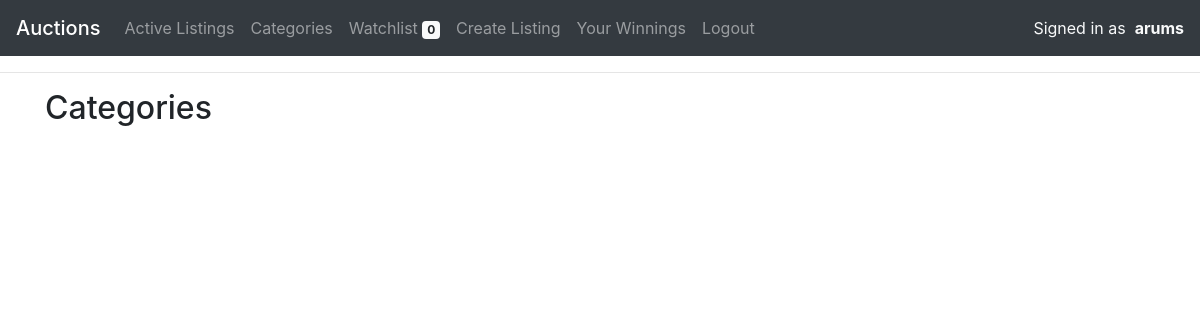
The app's page /categories/ (signed in), older data.
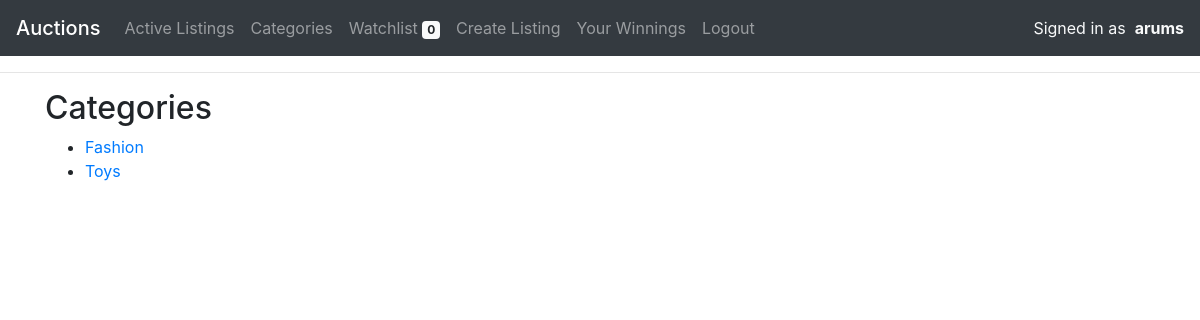
The same page, newer data.
### auctions/models.py (models this page shows)
class Listing(models.Model):
    owner = models.CharField(max_length=64)
    title = models.CharField(max_length=64)
    description = models.TextField()
    price = models.IntegerField()
    category = models.CharField(max_length=64)
    link = models.CharField(max_length=64,default=None,blank=True,null=True)
    time = models.CharField(max_length=64)

### auctions/views.py (the view)
# urls.py: path("categories/", views.categories, name="categories"),
def categories(request):
    items=Listing.objects.raw("SELECT * FROM auctions_listing GROUP BY category")
    try:
        w = Watchlist.objects.filter(user=request.user.username)
        wcount=len(w)
    except:
        wcount=None
    return render(request,"auctions/categorypage.html",{
        "items": items,
        "wcount":wcount
    })

### auctions/templates/auctions/categorypage.html
{% extends "auctions/layout.html" %}
{% block body %}
<div class="container">
    <h2>Categories</h2>
</div>
<div class="container">
    <ul>
        {% for i in items %}
        <li>
            <a href="{% url 'auctions:category' category=i.category %}">{{i.category}}</a>
            </li>
        {% endfor %}
    </ul>
</div>
{% endblock %}

Row changes from the older to the newer data that the page shows:
added Listing: category "Fashion"
added Listing: category "Toys"
